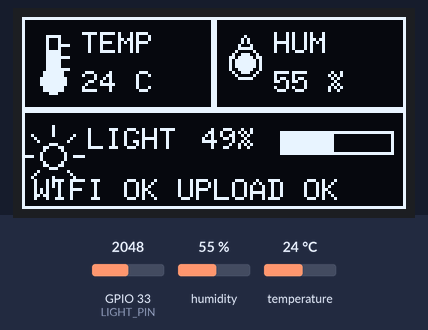
Bench run of a sketch on a simulated ESP32. On the bench: 128×64 one-colour display. The test bench sets the inputs (shaded band); at power-on: humidity 55 %, GPIO 33 (LIGHT_PIN) = 2048, temperature 24 °C (analog values on the 0–4095 scale). WiFi joins after 1.5 s; servers stay silent unless stated; uploads are accepted with an empty reply; what the sketch prints to the serial monitor is not drawn.

Above: at 2.8 s.
2.9 s: humidity set to 22 %
At 4.0 s:
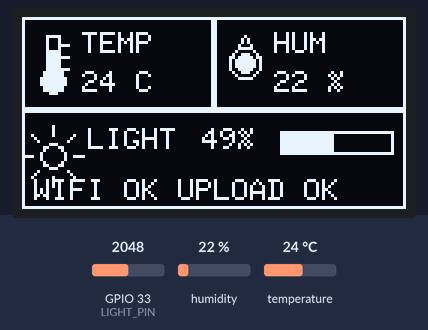
4.5 s: GPIO 33 (LIGHT_PIN) set to 2866
At 5.5 s:
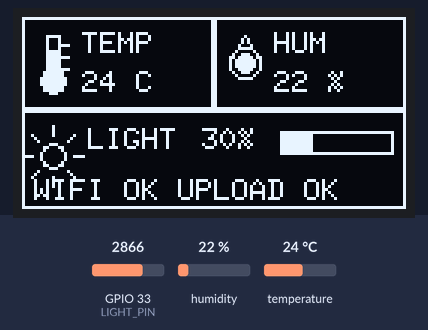
6.6 s: temperature set to 12 °C
At 8.2 s:
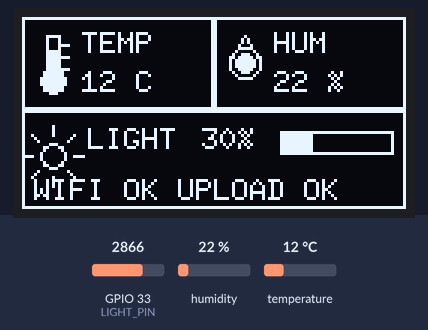
8.7 s: GPIO 33 (LIGHT_PIN) set to 3603
At 12.71 s:
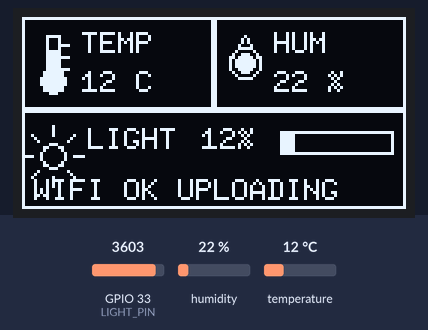
12.8 s: humidity set to 40 %
At 14.9 s:
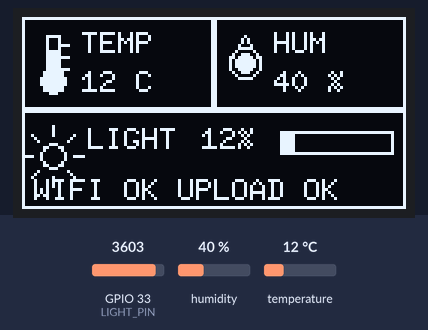
15.4 s: GPIO 33 (LIGHT_PIN) set to 4095
At 16.4 s:
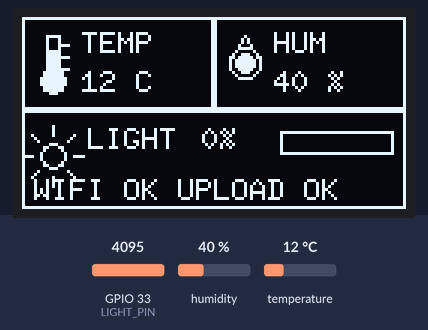
Timing chart, 0 to 18.4 s (numbered marks = the images above; inputs shaded):
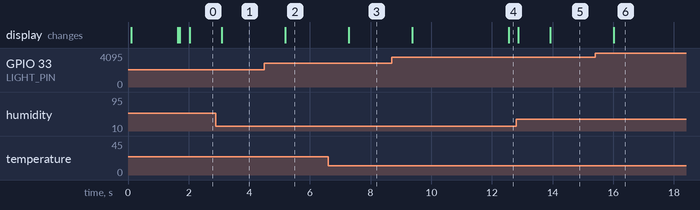

Measured:
- after the input at 2.9 s, the display: changes after 0.18 s (image 1)
- after the input at 4.5 s, the display: changes after 0.68 s (image 2)
- after the input at 6.6 s, the display: changes after 0.68 s (image 3)
- after the input at 8.7 s, the display: first changes after 0.68 s (image 4 shows a later state)
- after the input at 12.8 s, the display: first differs from a run without the input after 1.1 s (image 5)
- after the input at 15.4 s, the display: changes after 0.62 s (image 6)

The sketch:

24_google_dht_light_oled.ino
```cpp
#include <WiFi.h>
#include <WiFiClientSecure.h>
#include <SimpleDHT.h>
#include <Wire.h>
#include <U8g2lib.h>

const char* WIFI_SSID = "YOUR_WIFI_SSID";
const char* WIFI_PASSWORD = "YOUR_WIFI_PASSWORD";
const String SHEET_ID = "自己的";
const String SHEET_NAME = "data";
const char* GOOGLE_SCRIPT_ID = "自己的";

const int DHT_PIN = 14;
const int LIGHT_PIN = 33;
const unsigned long UPLOAD_INTERVAL = 10000;

SimpleDHT11 dht11(DHT_PIN);
U8G2_SSD1306_128X64_NONAME_F_HW_I2C oled(U8G2_R0, U8X8_PIN_NONE);

unsigned long lastUpload = 0;
byte temperature = 0;
byte humidity = 0;
int lightRaw = 0;
int brightness = 0;
int dhtError = SimpleDHTErrSuccess;
String networkStatus = "WiFi:CONNECTING";
String uploadStatus = "WAIT";

void drawThermometer(int x, int y) {
  oled.drawFrame(x + 5, y, 5, 13);
  oled.drawDisc(x + 7, y + 15, 4);
  oled.drawBox(x + 6, y + 5, 3, 10);
  oled.drawLine(x + 10, y + 3, x + 12, y + 3);
  oled.drawLine(x + 10, y + 7, x + 12, y + 7);
  oled.drawLine(x + 10, y + 11, x + 12, y + 11);
}

void drawDrop(int x, int y) {
  oled.drawLine(x + 7, y, x + 2, y + 8);
  oled.drawLine(x + 7, y, x + 12, y + 8);
  oled.drawCircle(x + 7, y + 9, 5);
  oled.drawDisc(x + 7, y + 9, 3);
}

void drawSun(int x, int y) {
  oled.drawCircle(x + 7, y + 7, 4);
  oled.drawLine(x + 7, y, x + 7, y - 3);
  oled.drawLine(x + 7, y + 14, x + 7, y + 17);
  oled.drawLine(x, y + 7, x - 3, y + 7);
  oled.drawLine(x + 14, y + 7, x + 17, y + 7);
  oled.drawLine(x + 2, y + 2, x, y);
  oled.drawLine(x + 12, y + 2, x + 14, y);
  oled.drawLine(x + 2, y + 12, x, y + 14);
  oled.drawLine(x + 12, y + 12, x + 14, y + 14);
}

void drawProgressBar(int x, int y, int width, int height, int percent) {
  oled.drawFrame(x, y, width, height);
  int fillWidth = map(percent, 0, 100, 0, width - 2);
  if (fillWidth > 0) oled.drawBox(x + 1, y + 1, fillWidth, height - 2);
}

void drawScreen() {
  oled.clearBuffer();
  oled.setFont(u8g2_font_6x10_tf);
  oled.setFontPosTop();
  oled.drawFrame(0, 0, 64, 31);
  oled.drawFrame(64, 0, 64, 31);
  oled.drawFrame(0, 31, 128, 33);

  drawThermometer(3, 6);
  oled.setCursor(20, 4); oled.print("TEMP");
  oled.setCursor(20, 17);
  if (dhtError == SimpleDHTErrSuccess) { oled.print(temperature); oled.print(" C"); }
  else oled.print("ERROR");

  drawDrop(67, 6);
  oled.setCursor(84, 4); oled.print("HUM");
  oled.setCursor(84, 17);
  if (dhtError == SimpleDHTErrSuccess) { oled.print(humidity); oled.print(" %"); }
  else oled.print("ERROR");

  drawSun(3, 39);
  oled.setCursor(22, 36); oled.print("LIGHT");
  oled.setCursor(60, 36); oled.print(brightness); oled.print("%");
  drawProgressBar(86, 38, 38, 8, brightness);
  oled.setCursor(4, 53); oled.print(networkStatus); oled.print(" "); oled.print(uploadStatus);
  oled.sendBuffer();
}

void connectWiFi() {
  WiFi.mode(WIFI_STA);
  WiFi.begin(WIFI_SSID, WIFI_PASSWORD);
  networkStatus = "WIFI..."; uploadStatus = "WAIT"; drawScreen();
  Serial.print("Connecting to Wi-Fi: "); Serial.println(WIFI_SSID);
  unsigned long startTime = millis();
  while (WiFi.status() != WL_CONNECTED && millis() - startTime < 20000) { delay(500); Serial.print("."); }
  Serial.println();
  if (WiFi.status() == WL_CONNECTED) {
    networkStatus = "WIFI OK";
    Serial.print("Wi-Fi connected, IP: "); Serial.println(WiFi.localIP());
  } else { networkStatus = "WIFI ERR"; Serial.println("Wi-Fi connection failed"); }
  drawScreen();
}

void readSensors() {
  dhtError = dht11.read(&temperature, &humidity, NULL);
  lightRaw = analogRead(LIGHT_PIN);
  brightness = map(lightRaw, 4095, 0, 0, 100);
  brightness = constrain(brightness, 0, 100);
}

String urlEncode(const char* message) {
  const char* hex = "0123456789ABCDEF";
  String encoded;
  while (*message != '\0') {
    unsigned char character = static_cast<unsigned char>(*message++);
    if ((character >= 'a' && character <= 'z') || (character >= 'A' && character <= 'Z') ||
        (character >= '0' && character <= '9') || character == '-' || character == '_' ||
        character == '.' || character == '~') encoded += static_cast<char>(character);
    else { encoded += '%'; encoded += hex[character >> 4]; encoded += hex[character & 0x0F]; }
  }
  return encoded;
}

void sendToGoogleSheets(const String& data) {
  if (WiFi.status() != WL_CONNECTED) {
    networkStatus = "WIFI ERR"; uploadStatus = "NO WIFI"; drawScreen(); return;
  }
  WiFiClientSecure sheetClient;
  sheetClient.setInsecure();
  const char* host = "script.google.com";
  uploadStatus = "UPLOADING"; drawScreen(); Serial.println("Uploading to Google Sheet...");
  if (!sheetClient.connect(host, 443)) {
    uploadStatus = "UPLOAD ERR"; drawScreen(); Serial.println("Google Sheet connection failed"); return;
  }
  String url = String("/macros/s/") + GOOGLE_SCRIPT_ID + "/exec?type=insert&dateInclude=1&sheetId=" + SHEET_ID;
  url += "&sheetTag="; url += urlEncode(SHEET_NAME.c_str());
  url += "&data="; url += urlEncode(data.c_str());
  sheetClient.print(String("GET ") + url + " HTTP/1.1\r\n" + "Host: " + host + "\r\n" +
                    "Accept: */*\r\n" + "Connection: close\r\n\r\n");
  uploadStatus = "UPLOAD ERR";
  unsigned long timeout = millis();
  while (sheetClient.connected() && millis() - timeout < 5000) {
    while (sheetClient.available()) {
      String line = sheetClient.readStringUntil('\n');
      if (line.startsWith("HTTP/1.1 200") || line.startsWith("HTTP/1.0 200")) uploadStatus = "UPLOAD OK";
      timeout = millis();
    }
  }
  sheetClient.stop(); drawScreen();
  Serial.print("Google Sheet status: "); Serial.println(uploadStatus);
}

void setup() {
  Serial.begin(115200);
  pinMode(LIGHT_PIN, INPUT);
  analogReadResolution(12);
  analogSetPinAttenuation(LIGHT_PIN, ADC_11db);
  Wire.begin(21, 22);
  oled.begin(); oled.setFontPosTop();
  readSensors(); drawScreen(); connectWiFi();
  lastUpload = millis() - UPLOAD_INTERVAL;
}

void loop() {
  readSensors(); drawScreen();
  if (millis() - lastUpload >= UPLOAD_INTERVAL) {
    if (dhtError == SimpleDHTErrSuccess) {
      sendToGoogleSheets(String(temperature) + "," + String(humidity) + "," + String(brightness));
    } else {
      uploadStatus = "DHT ERROR"; drawScreen();
      Serial.print("DHT11 read failed, error="); Serial.println(dhtError);
    }
    lastUpload = millis();
  }
  delay(1000);
}
```
